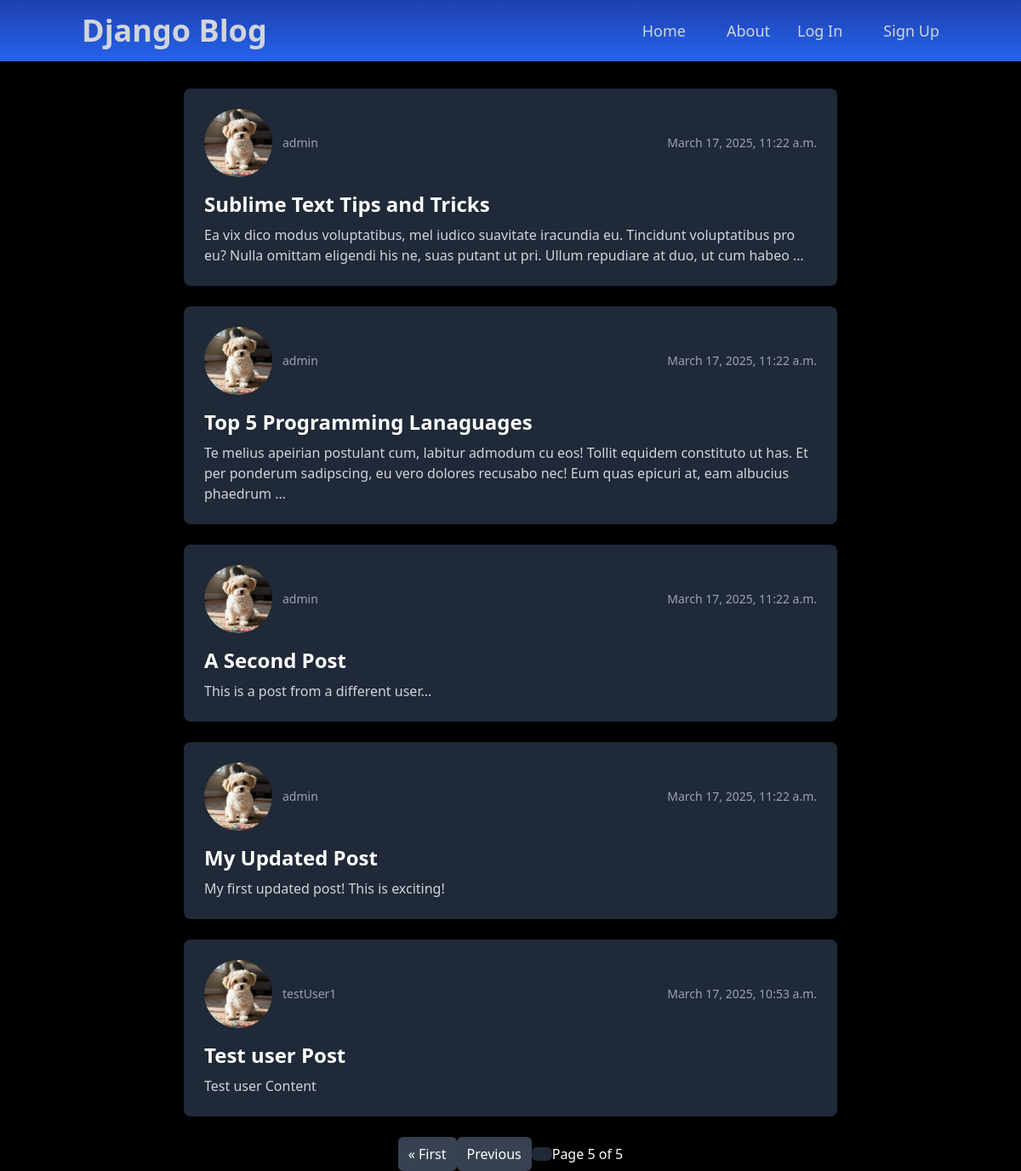
The app's page /?page=5 with its own data.
### blog_app/models.py (models this page shows, shortened)
class Post(models.Model):
    id = models.AutoField(primary_key=True)
    title = models.CharField(max_length=200)
    content = models.TextField(null=True, blank=True)
    user = models.ForeignKey(User, on_delete=models.CASCADE)
    date_posted = models.DateTimeField(default=timezone.now)

### user_app/models.py (models this page shows, shortened)
class Profile(models.Model):
    user = models.OneToOneField(User, on_delete=models.CASCADE)
    profile_image = models.ImageField(default='default_img.jpeg', upload_to='profile_pictures')

### blog_app/views.py (the view)
# urls.py: path("", views.PostListView.as_view(), name='home_page'),
class PostListView(ListView):
    model = Post
    paginate_by = 5
    template_name = 'blog_app/index.html'
    context_object_name = 'posts'
    ordering = ['-date_posted']

### blog_app/templates/blog_app/index.html (shortened to what this page needs)
{% extends "blog_app/base.html" %}
{% load static %}
{% block content %}
    <div class="container mx-auto flex flex-col px-4 md:px-0 max-w-3xl text-white mt-4 md:mt-8 space-y-4 md:space-y-6">
        {% for post in posts %}
        <a href="{% url 'reading_post_page' pk=post.id%}" class="block bg-gray-800 p-4 md:p-6 rounded-lg shadow-lg hover:bg-gray-700 transition duration-300">
            <div class="flex flex-col sm:flex-row justify-between items-start sm:items-center mb-4 space-y-2 sm:space-y-0">
                <div class="flex items-center space-x-3">
                    <img class="h-12 w-12 md:h-20 md:w-20 rounded-full object-cover"
                         src="{{ post.user.profile.profile_image.url }}"
                         alt="Profile picture">
                    <p class="text-sm text-gray-400">{{post.user}}</p>
                </div>
                <p class="text-sm text-gray-400">{{post.date_posted}}</p>
            </div>
            <h1 class="text-xl md:text-2xl font-bold mb-2">{{post.title}}</h1>
            <p class="text-gray-300 text-sm md:text-base">{{post.content|truncatewords:30}}</p>
        </a>
        {% endfor %}
        <div class="flex justify-center items-center mt-6 md:mt-8">
            {% if page_obj.has_previous %}
                <a href="?page=1" class="px-2 py-1 md:px-3 md:py-2 text-sm md:text-base bg-gray-700 text-white rounded-md hover:bg-gray-600 transition duration-300">&laquo; First</a>
                <a href="?page={{ page_obj.previous_page_number }}" class="px-2 py-1 md:px-3 md:py-2 text-sm md:text-base bg-gray-700 text-white rounded-md hover:bg-gray-600 transition duration-300">Previous</a>
            {% endif %}
            <span class="px-2 py-1 md:px-3 md:py-2 text-sm md:text-base bg-gray-800 text-white rounded-md"></span>
                Page {{ page_obj.number }} of {{ page_obj.paginator.num_pages }}
        </div>
    </div>
{% endblock %}

### records on screen
Post: user.profile.profile_image (placeholder picture), user "admin", date_posted "March 17, 2025, 11:22 a.m.", title "Sublime Text Tips and Tricks", content "Ea vix dico modus voluptatibus, mel iudico suavitate iracundia eu. Tincidunt voluptatibus pro eu? Nulla omittam eligendi his ne, suas putant ut pri. Ullum repudiare at duo, ut cum habeo …"
Post: user.profile.profile_image (placeholder picture), user "admin", date_posted "March 17, 2025, 11:22 a.m.", title "Top 5 Programming Lanaguages", content "Te melius apeirian postulant cum, labitur admodum cu eos! Tollit equidem constituto ut has. Et per ponderum sadipscing, eu vero dolores recusabo nec! Eum quas epicuri at, eam albucius phaedrum …"
Post: user.profile.profile_image (placeholder picture), user "admin", date_posted "March 17, 2025, 11:22 a.m.", title "A Second Post", content "This is a post from a different user..."
Post: user.profile.profile_image (placeholder picture), user "admin", date_posted "March 17, 2025, 11:22 a.m.", title "My Updated Post", content "My first updated post! This is exciting!"
Post: user.profile.profile_image (placeholder picture), user "testUser1", date_posted "March 17, 2025, 10:53 a.m.", title "Test user Post", content "Test user Content"

### other values on screen
{{ page_obj.number }} "5"
{{ page_obj.paginator.num_pages }} "5"
